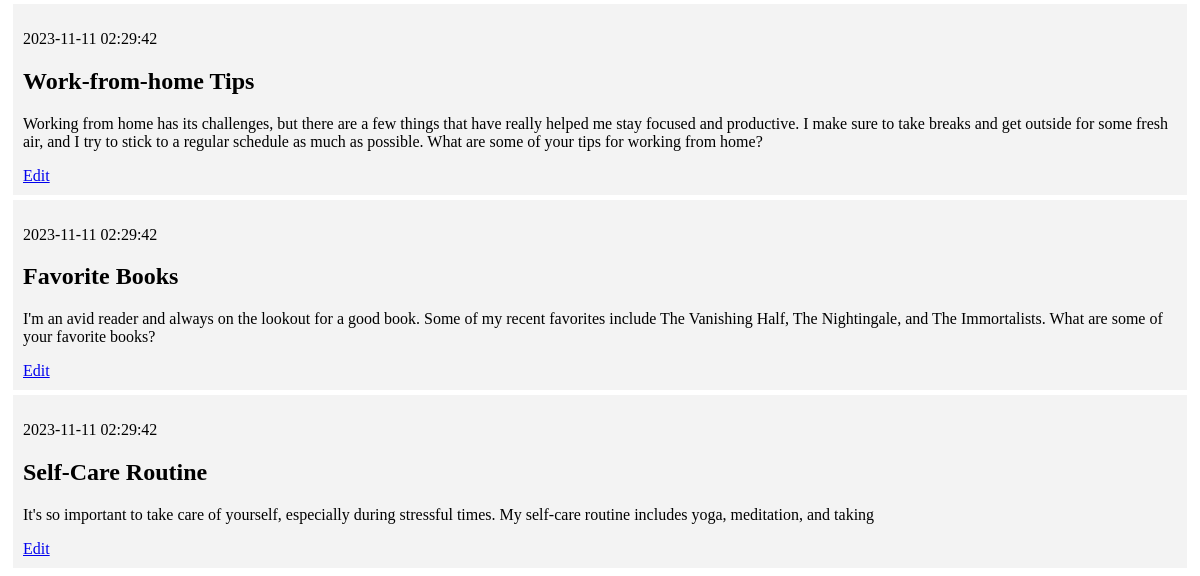
The app's page / (lower part), older data.
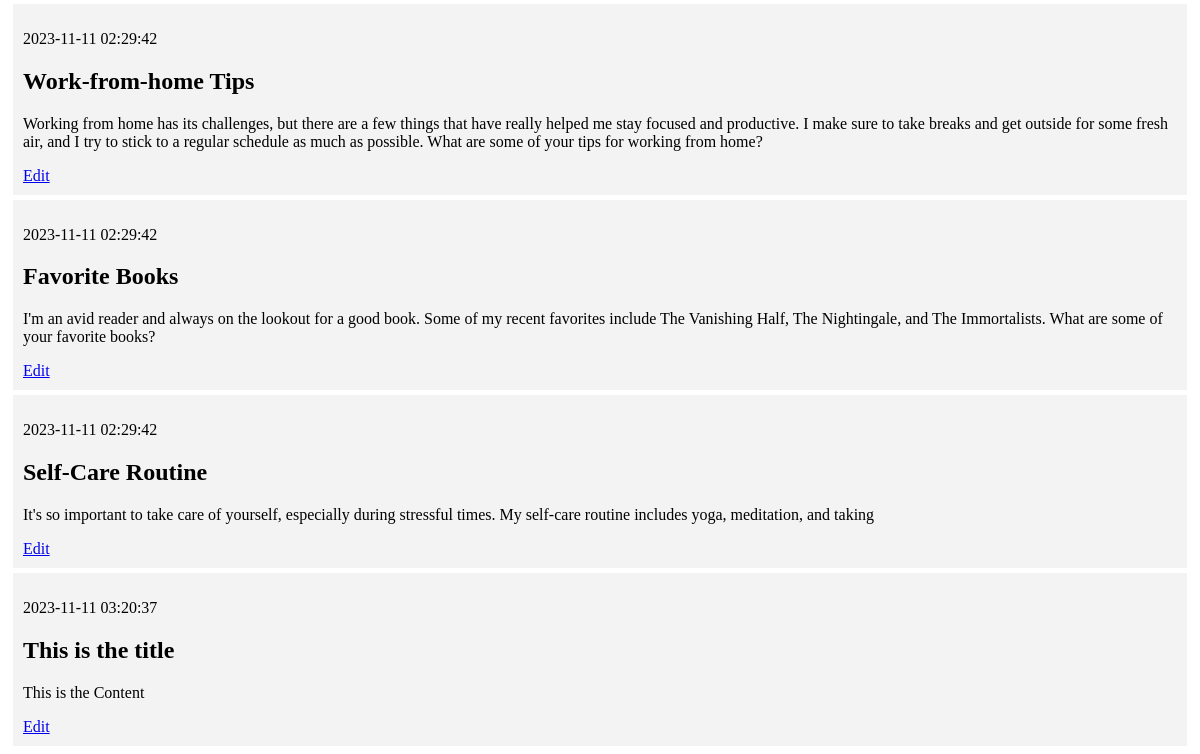
The same page, newer data.
### tables this page shows
CREATE TABLE posts (
    id INTEGER PRIMARY KEY AUTOINCREMENT,
    created TIMESTAMP NOT NULL DEFAULT CURRENT_TIMESTAMP,
    title TEXT NOT NULL,
    content TEXT NOT NULL
);

### app.py (the view)
@app.route('/')
def index():
    conn = get_db_connection()
    query = 'SELECT * FROM posts'
    posts = conn.execute(query).fetchall()
    conn.close()
    return render_template('index.html', posts=posts)

### app.py (called while the page is built)
def get_db_connection():
    conn = sqlite3.connect('database.db')
    conn.row_factory = sqlite3.Row
    return conn

### templates/index.html (shortened to what this page needs)
{% extends 'base.html' %}
{% block content %}
    {% for post in posts %}
        <div class="post">
            <p> {{ post['created'] }}</p>
            <h2>{{ post['title'] }}</h2>
            <p> {{ post['content'] }}</p>
            <a href="{{ url_for('edit', id=post['id']) }}">Edit</a>
        </div>
    {% endfor %}
{% endblock %}

Row changes from the older to the newer data that the page shows:
added posts: created "2023-11-11 03:20:37", title "This is the title", content "This is the Content"
